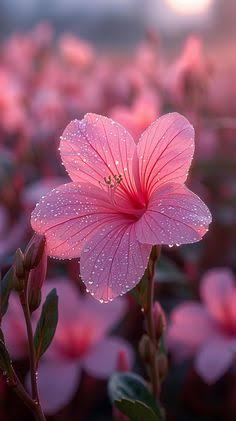
#> input picture lab practicals/exp 10/input.jpg, 236 x 421 px
$ python Ex10.py
#> lines starting #> are read from the running program, lines starting #| are printed output that depends on the picture
import cv2

# Read the image
image = cv2.imread("input.jpg")
#> image is the input picture: shape (421, 236, 3); mean B, G, R 102.2, 78, 132.4

# Get image dimensions
height, width = image.shape[:2]
#> height = 421; width = 236

# Create rotation matrix
center = (width // 2, height // 2)
#> center = (118, 210)
matrix = cv2.getRotationMatrix2D(center, 45, 1.0)

# Rotate the image
rotated = cv2.warpAffine(image, matrix, (width, height))
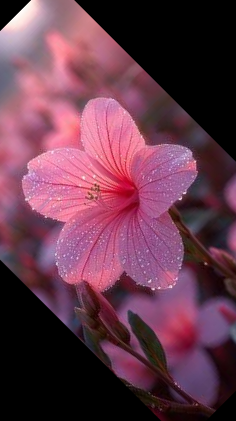
#> rotated: shape (421, 236, 3); mean B, G, R 75.8, 57.3, 101.9

# Save the output
cv2.imwrite("rotated.jpg", rotated)

# Display images
cv2.imshow("Original Image", image)
cv2.imshow("Rotated Image", rotated)

cv2.waitKey(0)
cv2.destroyAllWindows()
